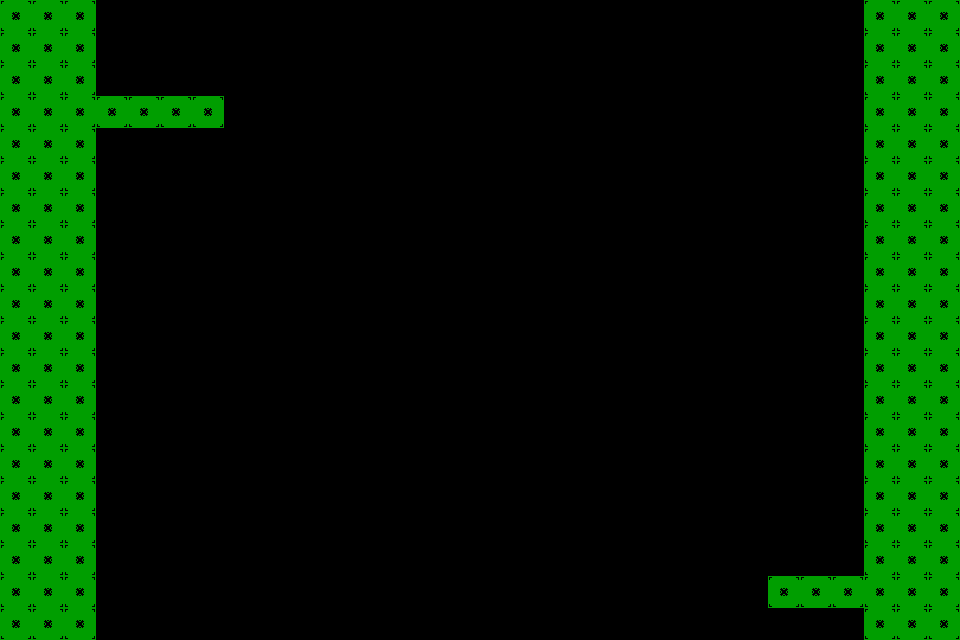

Tiled map render using the project's own tile images. Description and the whole map definition, tile-layer contents included, below:
An orthogonal 30x20 tile map with 32x32 px tiles, 1 tile layer (Layout) and 11 objects (5x SpawnSaw, 3x MovPlat, Spawnpoint, Goal).

<map version="1.10" tiledversion="1.12.2" orientation="orthogonal" renderorder="right-down" width="30" height="20" tilewidth="32" tileheight="32" infinite="0" nextlayerid="3" nextobjectid="14">
 <editorsettings>
  <export target="../../../maps/sector2/level1.lua" format="lua" />
 </editorsettings>
 <tileset firstgid="1" name="Props" class="Saw" tilewidth="32" tileheight="32" tilecount="5" columns="0">
  <grid orientation="orthogonal" width="1" height="1" />
  <tile id="0" type="Tile">
   <image source="../../../src/assets/images/test.png" width="32" height="32" />
  </tile>
  <tile id="1" type="Placeholder">
   <image source="../../../src/assets/images/placeholder.png" width="32" height="32" />
  </tile>
  <tile id="3" type="Spike">
   <image source="../../../src/assets/images/spike.png" width="32" height="16" />
  </tile>
  <tile id="4" type="Goal">
   <image source="../../../src/assets/images/goal.png" width="32" height="32" />
  </tile>
  <tile id="5" type="Saw">
   <image source="../../../src/assets/images/saw.png" width="32" height="32" />
  </tile>
 </tileset>
 <layer id="1" name="Layout" width="30" height="20">
  <data encoding="csv">
1,1,1,0,0,0,0,0,0,0,0,0,0,0,0,0,0,0,0,0,0,0,0,0,0,0,0,1,1,1,
1,1,1,0,0,0,0,0,0,0,0,0,0,0,0,0,0,0,0,0,0,0,0,0,0,0,0,1,1,1,
1,1,1,0,0,0,0,0,0,0,0,0,0,0,0,0,0,0,0,0,0,0,0,0,0,0,0,1,1,1,
1,1,1,1,1,1,1,0,0,0,0,0,0,0,0,0,0,0,0,0,0,0,0,0,0,0,0,1,1,1,
1,1,1,0,0,0,0,0,0,0,0,0,0,0,0,0,0,0,0,0,0,0,0,0,0,0,0,1,1,1,
1,1,1,0,0,0,0,0,0,0,0,0,0,0,0,0,0,0,0,0,0,0,0,0,0,0,0,1,1,1,
1,1,1,0,0,0,0,0,0,0,0,0,0,0,0,0,0,0,0,0,0,0,0,0,0,0,0,1,1,1,
1,1,1,0,0,0,0,0,0,0,0,0,0,0,0,0,0,0,0,0,0,0,0,0,0,0,0,1,1,1,
1,1,1,0,0,0,0,0,0,0,0,0,0,0,0,0,0,0,0,0,0,0,0,0,0,0,0,1,1,1,
1,1,1,0,0,0,0,0,0,0,0,0,0,0,0,0,0,0,0,0,0,0,0,0,0,0,0,1,1,1,
1,1,1,0,0,0,0,0,0,0,0,0,0,0,0,0,0,0,0,0,0,0,0,0,0,0,0,1,1,1,
1,1,1,0,0,0,0,0,0,0,0,0,0,0,0,0,0,0,0,0,0,0,0,0,0,0,0,1,1,1,
1,1,1,0,0,0,0,0,0,0,0,0,0,0,0,0,0,0,0,0,0,0,0,0,0,0,0,1,1,1,
1,1,1,0,0,0,0,0,0,0,0,0,0,0,0,0,0,0,0,0,0,0,0,0,0,0,0,1,1,1,
1,1,1,0,0,0,0,0,0,0,0,0,0,0,0,0,0,0,0,0,0,0,0,0,0,0,0,1,1,1,
1,1,1,0,0,0,0,0,0,0,0,0,0,0,0,0,0,0,0,0,0,0,0,0,0,0,0,1,1,1,
1,1,1,0,0,0,0,0,0,0,0,0,0,0,0,0,0,0,0,0,0,0,0,0,0,0,0,1,1,1,
1,1,1,0,0,0,0,0,0,0,0,0,0,0,0,0,0,0,0,0,0,0,0,0,0,0,0,1,1,1,
1,1,1,0,0,0,0,0,0,0,0,0,0,0,0,0,0,0,0,0,0,0,0,0,1,1,1,1,1,1,
1,1,1,0,0,0,0,0,0,0,0,0,0,0,0,0,0,0,0,0,0,0,0,0,0,0,0,1,1,1
</data>
 </layer>
 <objectgroup id="2" name="Objects">
  <object id="1" name="Spawnpoint" gid="2" x="128" y="64" width="32" height="32" />
  <object id="2" name="Goal" gid="5" x="800" y="576" width="32" height="32" />
  <object id="3" name="MovPlat" gid="2" x="-64" y="320" width="32" height="32">
   <properties>
    <property name="speed" type="int" value="100" />
   </properties>
  </object>
  <object id="6" name="SpawnSaw" gid="2" x="-64" y="416" width="32" height="32">
   <properties>
    <property name="order" type="int" value="1" />
    <property name="speed" type="int" value="100" />
   </properties>
  </object>
  <object id="7" name="SpawnSaw" gid="2" x="-64" y="448" width="32" height="32">
   <properties>
    <property name="order" type="int" value="2" />
    <property name="speed" type="int" value="100" />
   </properties>
  </object>
  <object id="8" name="SpawnSaw" gid="2" x="-64" y="480" width="32" height="32">
   <properties>
    <property name="order" type="int" value="3" />
    <property name="speed" type="int" value="100" />
   </properties>
  </object>
  <object id="9" gid="2" x="480" y="320" width="32" height="32" />
  <object id="10" name="SpawnSaw" gid="2" x="-64" y="512" width="32" height="32">
   <properties>
    <property name="order" type="int" value="4" />
    <property name="speed" type="int" value="100" />
   </properties>
  </object>
  <object id="11" name="SpawnSaw" gid="2" x="-64" y="544" width="32" height="32">
   <properties>
    <property name="isFake" type="bool" value="true" />
    <property name="order" type="int" value="5" />
    <property name="speed" type="int" value="100" />
   </properties>
  </object>
  <object id="12" name="MovPlat" gid="2" x="-32" y="320" width="32" height="32">
   <properties>
    <property name="speed" type="int" value="100" />
   </properties>
  </object>
  <object id="13" name="MovPlat" gid="2" x="-96" y="320" width="32" height="32">
   <properties>
    <property name="speed" type="int" value="100" />
   </properties>
  </object>
 </objectgroup>
</map>
